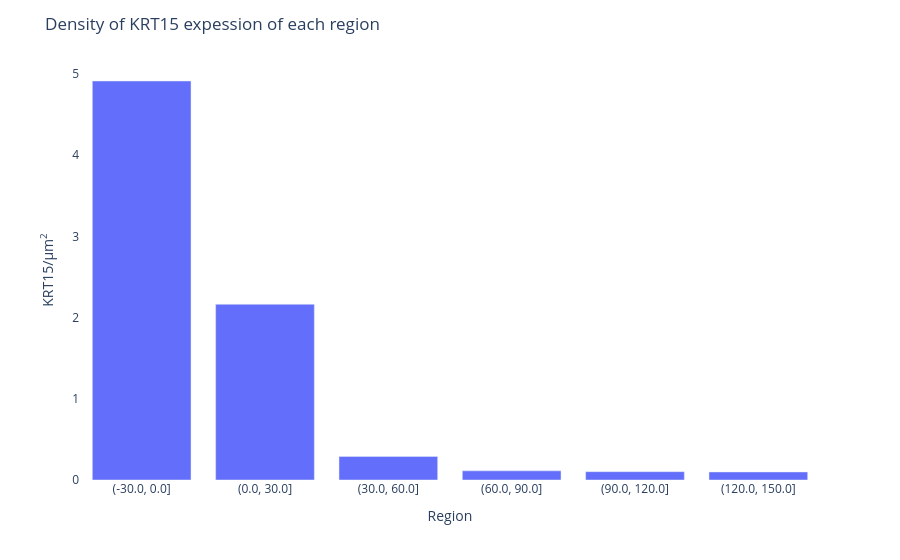
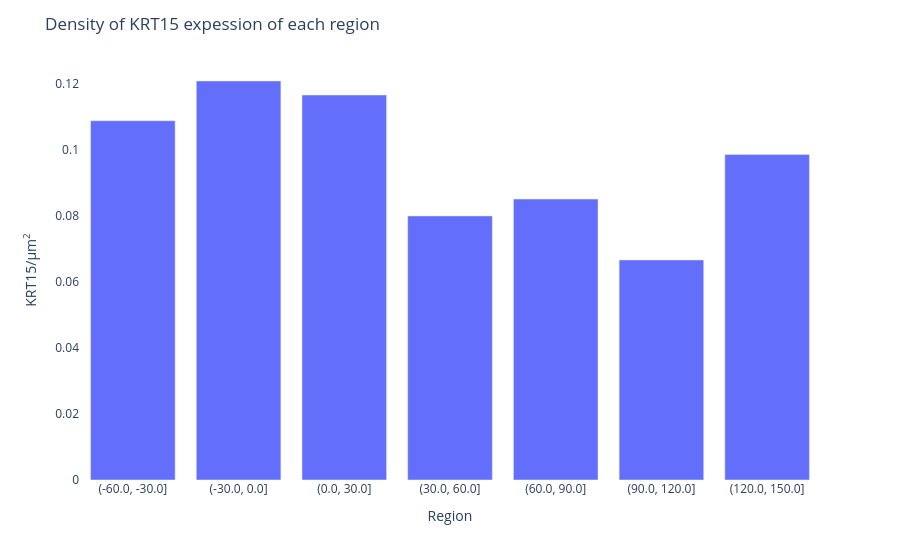

Notebook cell for these charts, in order:
### Markdown cell above
The expression of <i>KRT15</i> in the ROI is visibly different.

SKNY can quantify the distribution of gene expression per ROI.

### Code cell
sk.pl.distance_gene_plot(grid, "KRT15", x_range=[240, 320], y_range=[250, 330])  # ROI #1
#sk.pl.distance_gene_plot(grid, "KRT15", x_range=[380, 460], y_range=[25, 105])  # ROI #2
#sk.pl.distance_gene_plot(grid, "KRT15", x_range=[380, 460], y_range=[450, 530]) # ROI #3
#sk.pl.distance_gene_plot(grid, "KRT15", x_range=[620, 700], y_range=[200, 280]) # ROI #4
sk.pl.distance_gene_plot(grid, "KRT15", x_range=[320, 400], y_range=[120, 200])  # ROI #5

### Figure 1 — Plotly figure (JSON) as saved in the notebook; plotly's stock layout.template omitted (floating-point values rounded to 4 significant figures)
{"data": [{"hovertemplate": "index=%{x}<br>KRT15=%{y}<extra></extra>", "legendgroup": "", "marker": {"color": "#636efa", "pattern": {"shape": ""}}, "name": "", "orientation": "v", "showlegend": false, "textposition": "auto", "type": "bar", "x": ["(-30.0, 0.0]", "(0.0, 30.0]", "(30.0, 60.0]", "(60.0, 90.0]", "(90.0, 120.0]", "(120.0, 150.0]"], "xaxis": "x", "y": [4.912, 2.163, 0.2905, 0.1124, 0.1028, 0.09898], "yaxis": "y"}], "layout": {"barmode": "relative", "legend": {"tracegroupgap": 0}, "margin": {"t": 60}, "plot_bgcolor": "white", "title": {"text": "Density of KRT15 expession of each region"}, "xaxis": {"anchor": "y", "domain": [0.0, 1.0], "title": {"text": "Region"}}, "yaxis": {"anchor": "x", "domain": [0.0, 1.0], "title": {"text": "KRT15/μm<sup>2</sup>"}}}}

### Figure 2 — Plotly figure (JSON) as saved in the notebook; plotly's stock layout.template omitted (floating-point values rounded to 4 significant figures)
{"data": [{"hovertemplate": "index=%{x}<br>KRT15=%{y}<extra></extra>", "legendgroup": "", "marker": {"color": "#636efa", "pattern": {"shape": ""}}, "name": "", "orientation": "v", "showlegend": false, "textposition": "auto", "type": "bar", "x": ["(-60.0, -30.0]", "(-30.0, 0.0]", "(0.0, 30.0]", "(30.0, 60.0]", "(60.0, 90.0]", "(90.0, 120.0]", "(120.0, 150.0]"], "xaxis": "x", "y": [0.1088, 0.1209, 0.1166, 0.08, 0.08511, 0.06667, 0.09859], "yaxis": "y"}], "layout": {"barmode": "relative", "legend": {"tracegroupgap": 0}, "margin": {"t": 60}, "plot_bgcolor": "white", "title": {"text": "Density of KRT15 expession of each region"}, "xaxis": {"anchor": "y", "domain": [0.0, 1.0], "title": {"text": "Region"}}, "yaxis": {"anchor": "x", "domain": [0.0, 1.0], "title": {"text": "KRT15/μm<sup>2</sup>"}}}}
